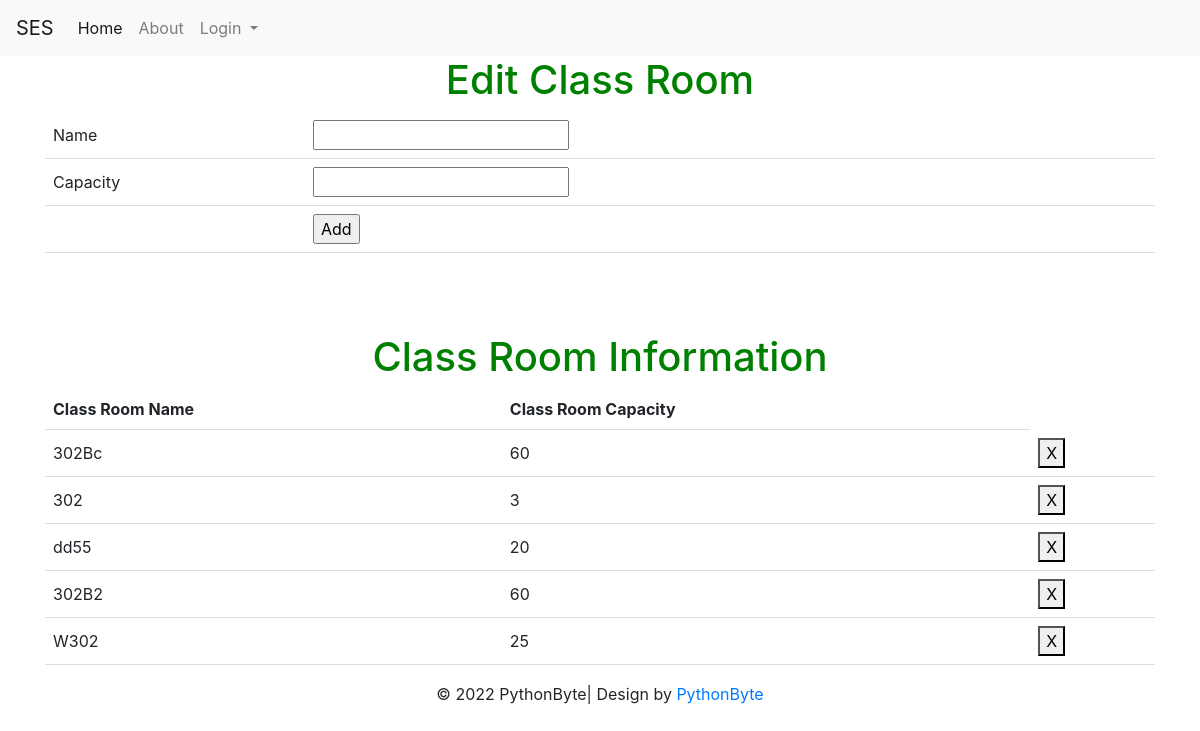
Before: /saverloc with the older database file.
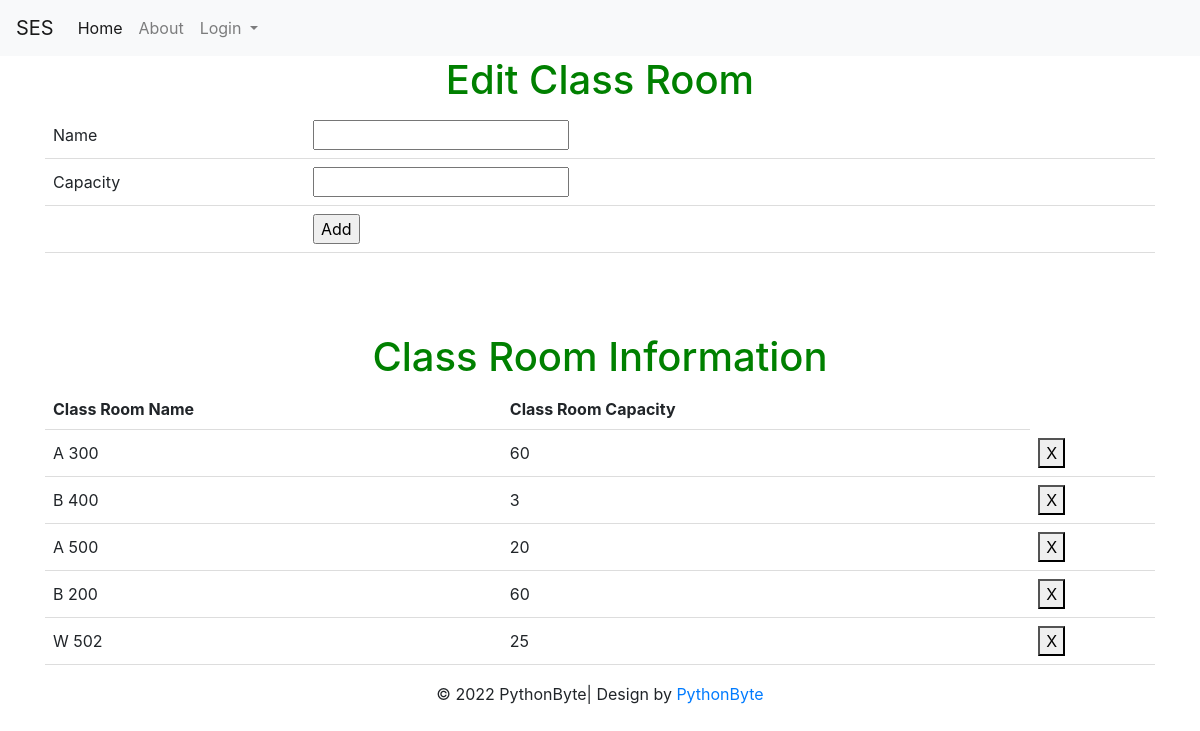
After: the same page with the newer database file.
### tables this page shows
CREATE TABLE loc (loc_id INTEGER PRIMARY KEY UNIQUE, loc_Cap INTEGER, loc_name CHAR CONSTRAINT loc_id UNIQUE ON CONFLICT IGNORE);

### auth.py (the view, shortened to what this page needs)
@auth.route("/saverloc",methods = ["POST","GET"])
def saverloc():
    if request.method=='GET':
        con = sqlite3.connect("instance/db.sqlite")
        cur = con.cursor()
        cur.execute("SELECT * FROM loc")
        data6 = cur.fetchall()
        return render_template('add_loc.html',data6=data6)
    return render_template("add_loc.html",data6=data6)

### templates/add_Loc.html (shortened to what this page needs)
{% extends "base.html" %}
{% block content %}
<h1>Edit Class Room</h1>
 <form action = "/saverloc" method="post">
 <table>
  <tr><td>Name</td><td><input type="text" name="name_loc" required ></td></tr>
  <tr><td>Capacity</td><td><input type="number" name="cap" required></td></tr>
  <tr><td></td><td><input type="submit" value="Add"></td></tr>
</form>
  <form action = "/del_loc" method="post">
 <br> <h1>{{msg}}</h1><br><br>
 <h1>Class Room Information</h1>
 <table id="table_to_highlight" style="width:100%">
    <thead>
      <tr>
        <th>Class Room Name</th>
        <th>Class Room Capacity</th>
      </tr>
      </thead>
      <tbody>
       {% for row in data6 %}
              <tr>
                  <td>{{row[2]}}</td>
                  <td>{{row[1]}}</td>
                  <td><button class="bi bi-plus" type="submit" value="{{ row[0] }}" name="locid">X</button></td>
              </tr>
          {% endfor %}
      </tbody>
  </table>
 </form>
{% endblock %}

Changed rows visible on the page:
changed loc (number 1 of 5 on the later page): loc_name "302Bc" → "A 300"
changed loc (number 2 of 5 on the later page): loc_name "302" → "B 400"
changed loc (number 3 of 5 on the later page): loc_name "dd55" → "A 500"
changed loc (number 4 of 5 on the later page): loc_name "302B2" → "B 200"
changed loc (number 5 of 5 on the later page): loc_name "W302" → "W 502"
